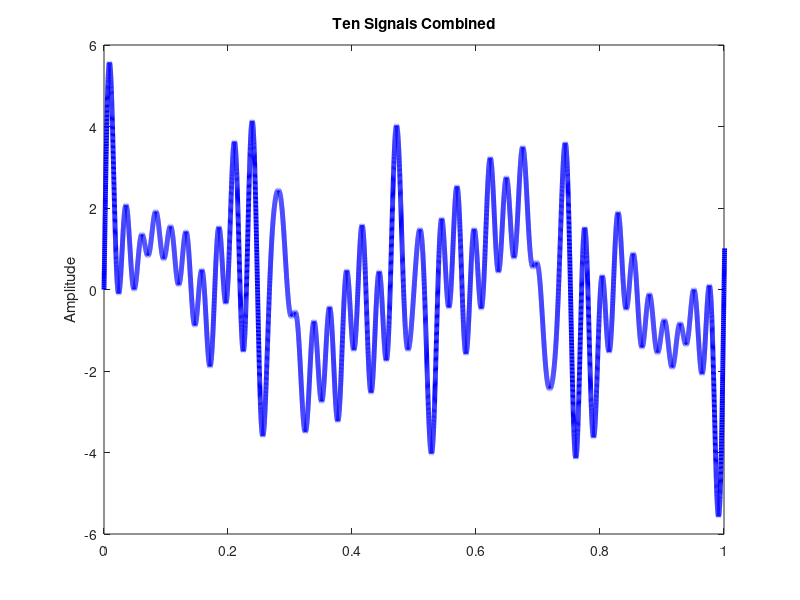
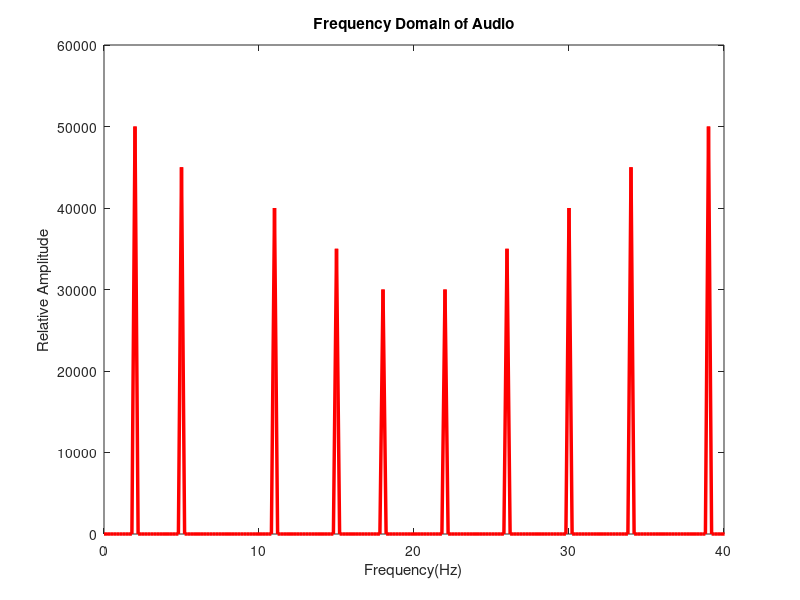

Write the MATLAB code that produced these figures, in order.
% % % % % % % % % % % % % % % % % % % % % % % % % % % % % % % % % % % % % 
% RISE HIGH Data Science: Ten-signal example for driving home fft() concept.
%
% Path to '.../audioFunctions/' must be added [addpath('.../audioFunctions/')]
%
% Authors: Jason T. Smith, Chris Wiedeman & Robert Culibrk (RPI)
% Spring 2020 - **THIS VERSION FOR EA USE**
% % % % % % % % % % % % % % % % % % % % % % % % % % % % % % % % % % % % %

fs = 20000;
t = 0:1/fs:5-1/fs; % sampling

% Ten frequencies
freq1 = 2;
freq2 = 5;
freq3 = 11;
freq4 = 15;
freq5 = 18;
freq6 = 22;
freq7 = 26;
freq8 = 30;
freq9 = 34;
freq10 = 39;

% Ten signals with differing frequency and amplitude
signal1 = sin(freq1*(2*pi)*t).*(10/10);
signal2 = sin(freq2*(2*pi)*t).*(9/10);
signal3 = sin(freq3*(2*pi)*t).*(8/10);
signal4 = sin(freq4*(2*pi)*t).*(7/10);
signal5 = sin(freq5*(2*pi)*t).*(6/10);
signal6 = sin(freq6*(2*pi)*t).*(6/10);
signal7 = sin(freq7*(2*pi)*t).*(7/10);
signal8 = sin(freq8*(2*pi)*t).*(8/10);
signal9 = sin(freq9*(2*pi)*t).*(9/10);
signal10 = sin(freq10*(2*pi)*t).*(10/10);
% Sum all signals
signalTotal = signal1 + signal2 + signal3 + signal4 + signal5 + signal6 + signal7 + signal8 + signal9 + signal10;

% Plot combined signal
figure; plot(t, signalTotal, '-b', 'LineWidth', 3.5);
xlim([0 1])
title('Ten Signals Combined');
ylabel('Amplitude');

% Use fft() to look at 'signalTotal' frequencies
n = length(signalTotal);
f = linspace(0,fs-1/n,n);
freq = fft(signalTotal);
n = length(freq);
f = linspace(0,fs-1/n,n);
figure()
plot(f(1:end/2+1),abs(freq(1:end/2+1)),'-r', 'LineWidth', 2.5)
axis([0 40]);
title('Frequency Domain of Audio');
xlabel('Frequency(Hz)');
ylabel('Relative Amplitude');

% Lowpass for illustration...
##filtered_signal = do_filter(signalTotal, fs, 'lowpass', 3 );
##
##figure; plot(t,filtered_signal,'-.m','LineWidth', 2.5);
##hold on; plot(t,signal1,'--b','LineWidth', 1.5);
##hold on; plot(f,S3,'-g','LineWidth', 1.5);
##hold on; plot(f,audio,'-k','LineWidth', 4);
##hold on; plot(f,filtered_signal,'--r','LineWidth', 2.5);
##xlim([0 2500]);